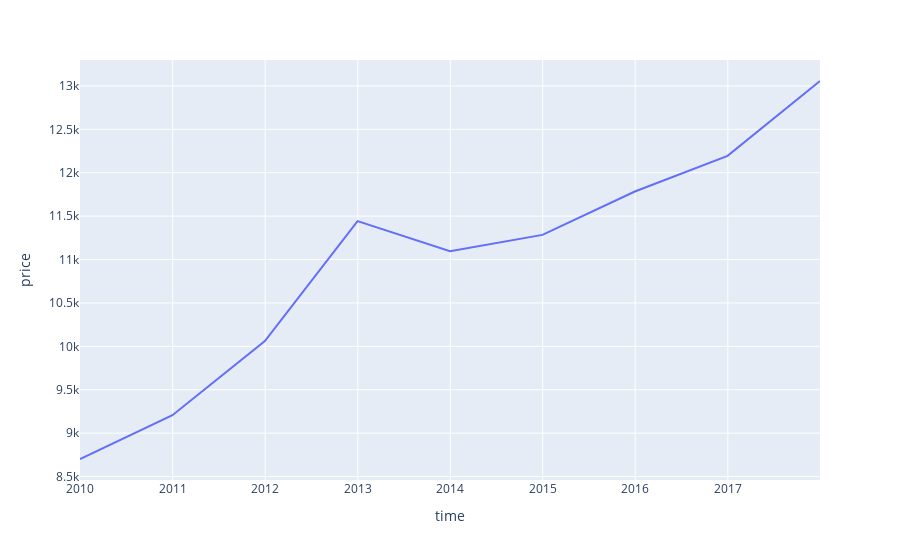

Write notebook code for a chart like this one.
### Code cell
fig = px.line(plot_df, x='time', y="price")
fig.show()

### Figure 1 — Plotly figure (JSON) as saved in the notebook; plotly's stock layout.template omitted (floating-point values rounded to 4 significant figures)
{"data": [{"hovertemplate": "time=%{x}<br>price=%{y}<extra></extra>", "legendgroup": "", "line": {"color": "#636efa", "dash": "solid"}, "mode": "lines", "name": "", "orientation": "v", "showlegend": false, "type": "scatter", "x": ["2009-12-31", "2010-12-31", "2011-12-31", "2012-12-31", "2013-12-31", "2014-12-31", "2015-12-31", "2016-12-31", "2017-12-31"], "xaxis": "x", "y": [8702.0, 9207.0, 10060.0, 11440.0, 11100.0, 11284, 11780.0, 12190.0, 13060.0], "yaxis": "y"}], "layout": {"legend": {"tracegroupgap": 0}, "margin": {"t": 60}, "xaxis": {"anchor": "y", "domain": [0, 1], "title": {"text": "time"}}, "yaxis": {"anchor": "x", "domain": [0, 1], "title": {"text": "price"}}}}
